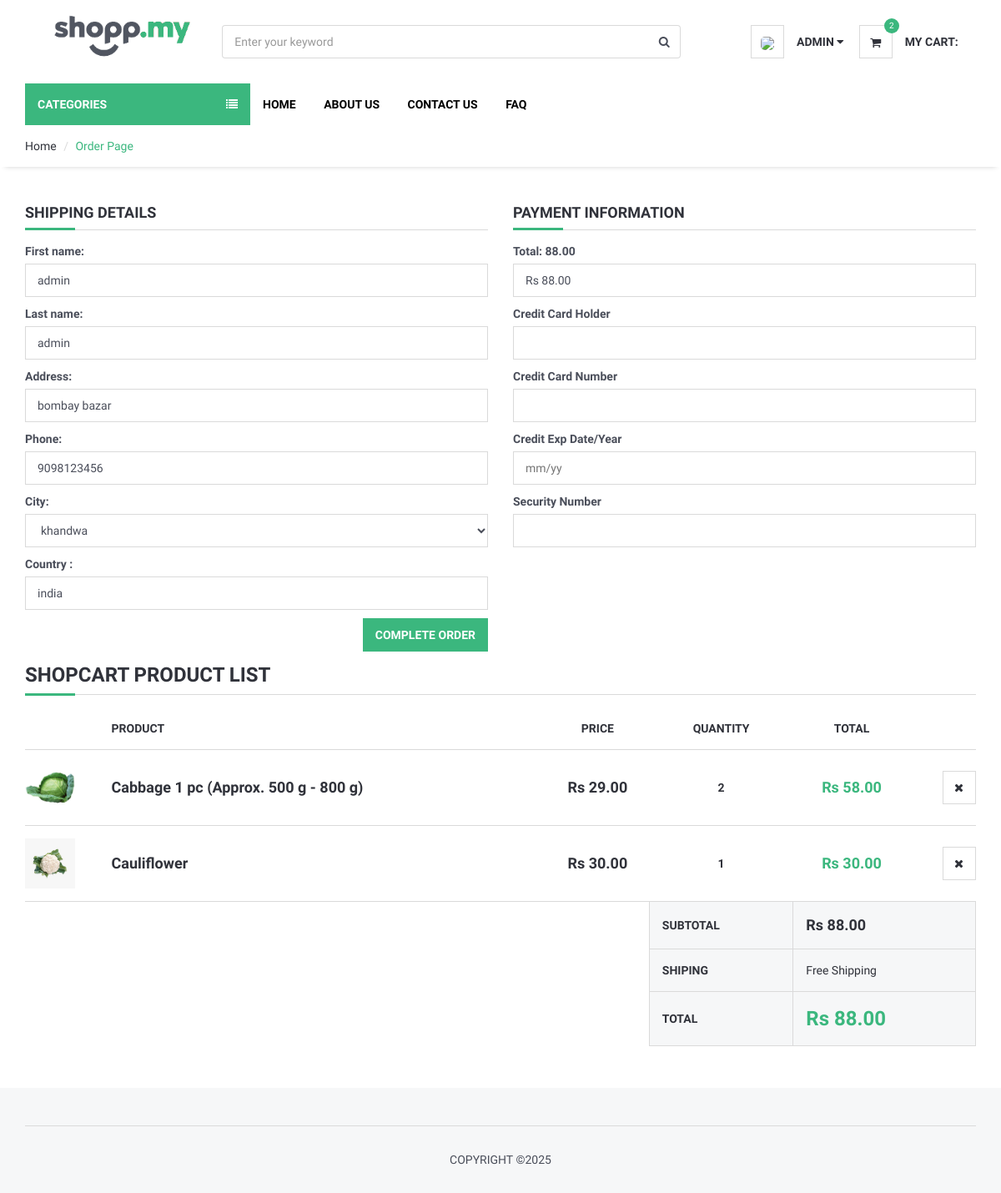
Page /order/orderproduct/ (signed in) on the committed database.
### user/models.py (models this page shows, shortened)
class UserProfile(models.Model):
    user = models.OneToOneField(User, on_delete=models.CASCADE)
    phone = models.CharField(blank=True, max_length=20)
    address = models.CharField(blank=True, max_length=150)
    city = models.CharField(blank=True, max_length=20)
    country = models.CharField(blank=True, max_length=50)
    image = models.ImageField(blank=True, upload_to='images/users/')
    language = models.ForeignKey(Language, on_delete=models.CASCADE, null=True,blank=True)
    currency = models.ForeignKey(Currency, on_delete=models.CASCADE, null=True,blank=True)
    def image_tag(self):
        return mark_safe('<img src="{}" height="50"/>'.format(self.image.url))
    image_tag.short_description = 'Image'

### order/models.py (models this page shows, shortened)
class ShopCart(models.Model):
    user = models.ForeignKey(User, on_delete=models.SET_NULL, null=True)
    product = models.ForeignKey(Product, on_delete=models.SET_NULL, null=True)
    variant = models.ForeignKey(Variants, on_delete=models.SET_NULL,blank=True, null=True) # relation with varinat
    quantity = models.IntegerField()
    @property
    def amount(self):
        return (self.quantity * self.product.price)

### product/models.py (models this page shows, shortened)
class Product(models.Model):
    STATUS = (
        ('True', 'True'),
        ('False', 'False'),
    )
    VARIANTS = (
        ('None', 'None'),
        ('Size', 'Size'),
        ('Color', 'Color'),
        ('Size-Color', 'Size-Color'),
    )
    category = models.ForeignKey(Category, on_delete=models.CASCADE) #many to one relation with Category
    title = models.CharField(max_length=150)
    keywords = models.CharField(max_length=255)
    description = models.TextField(max_length=255)
    image=models.ImageField(upload_to='images/',null=False)
    price = models.DecimalField(max_digits=12, decimal_places=2,default=0)
    amount=models.IntegerField(default=0)
    minamount=models.IntegerField(default=3)
    variant=models.CharField(max_length=10,choices=VARIANTS, default='None')
    detail=RichTextUploadingField()
    slug = models.SlugField(null=False, unique=True)
    status=models.CharField(max_length=10,choices=STATUS)
    create_at=models.DateTimeField(auto_now_add=True)
    update_at=models.DateTimeField(auto_now=True)
    def __str__(self):
        return self.title

### order/views.py (the view, shortened to what this page needs)
# urls.py: path('orderproduct/', views.orderproduct, name='orderproduct'),
def orderproduct(request):
    category = Category.objects.all()
    current_user = request.user
    shopcart = ShopCart.objects.filter(user_id=current_user.id)
    total = 0
    for rs in shopcart:
        if rs.product.variant == "None":
            total += rs.product.price * rs.quantity
        else:
            total += rs.variant.price * rs.quantity
    form = OrderForm()
    profile = UserProfile.objects.get(user_id=current_user.id)
    context = {
        "shopcart": shopcart,
        "category": category,
        "total": total,
        "form": form,
        "profile": profile,
    }
    return render(request, "Order_Form.html", context)

### order/templates/Order_Form.html (shortened to what this page needs)
{% extends 'homebase.html' %}
{% load currency %}
{% block sidebar %} {% include 'sidebar.html' %} {% endblock %}
{% block body %}
    <div id="breadcrumb">
        <div class="container">
            <ul class="breadcrumb">
                <li><a href="{% url 'home' %}">Home</a></li>
                <li class="active">Order Page</li>
            </ul>
        </div>
    </div>
    <div class="section">
        <div class="container">
            <div  class="row">
                <Form action="" method="post">
                    <div class="col-md-6">
                        <div class="billing-details">
                            <div class="section-title">
                                <h4 class="title">Shipping Details</h4>
                            </div>
                            <p><label for="id_first_name">First name:</label>
                                <input type="text" name="first_name"  value="{{ user.first_name }}" class="input" maxlength="10" required id="id_first_name"></p>
                            <p><label for="id_last_name">Last name:</label>
                                <input type="text" name="last_name"  value="{{ user.last_name }}" class="input" maxlength="10" required id="id_last_name"></p>
                            <p><label for="id_address">Address:</label>
                                <input type="text" name="address" value="{{ profile.address }}" class="input" maxlength="150" id="id_address"></p>
                            <p><label for="id_phone">Phone:</label>
                                <input type="text" name="phone"  value="{{ profile.phone }}"  class="input" maxlength="20" id="id_phone"></p>
                            <p><label for="id_city">City:</label>
                                <select name="city" class="input" id="id_city">
                                    <option value="{{ profile.city }}" selected>{{ profile.city }}</option>
                                </select></p>
                            <p><label for="id_first_name">Country :</label>
                                <input type="text" name="country" class="input" id="id_country" value="{{ profile.country }}"></p>
                            <div class="pull-right">
                                <button  type="submit" class="primary-btn">Complete Order</button>
                            </div>
                        </div>
                    </div>
                    <div class="col-md-6">
                        <div class="shiping-methods">
                            <div class="section-title">
                                <h4 class="title">Payment Information</h4>
                            </div>
                            <p><label for="id_first_name">Total: {{ total }}  </label>
                                <input type="text" name="total" class="input" readonly value="{{ request.session.currency }} {{ total|currency:request.session.currency }} "></p>
                            <p><label for="id_first_name">Credit Card Holder</label>
                                <input type="text" name="holder" class="input"  value=""></p>
                            <p><label for="id_first_name">Credit Card Number</label>
                                <input type="text" name="number" class="input"  value=""></p>
                            <p><label for="id_first_name">Credit Exp Date/Year</label>
                                <input type="text" name="ecpdate" class="input"  placeholder="mm/yy"></p>
                            <p><label for="id_first_name">Security Number</label>
                                <input type="text" name="secnumber" class="input"  value=""></p>
                        </div>
                    </div>
                </Form>
                <div class="col-md-12">
                    <div class="order-summary clearfix">
                        <div class="section-title">
                            <h3 class="title">Shopcart Product List</h3>
                        </div>
                                                <table class="shopping-cart-table table">
                            <thead>
                            <tr>
                                <th></th>
                                <th>Product</th>
                                <th class="text-center">Price</th>
                                <th class="text-center">Quantity</th>
                                <th class="text-center">Total</th>
                                <th class="text-right"></th>
                            </tr>
                            </thead>
                            <tbody>
                            {% for rs in shopcart %}
                                <tr>
                                    <td class="thumb">
                                        {% if rs.variant.image_id  > 0 %}
                                            <img src="{{rs.variant.image }}" alt="">
                                        {% else %}
                                            <img src="{{rs.product.image.url}}" alt="">
                                        {% endif %}
                                    </td>
                                    <td class="details">
                                        <a href="/en/product/{{ rs.product.id }}/{{ rs.product.slug }}">{{rs.product}} {{ rs.variant.size }} {{ rs.variant.color }}</a>  </td>
                                    <td class="price text-center"><strong>
                                        {% if rs.product.variant == 'None' %}
                                            {{ request.session.currency }}  {{ rs.product.price|currency:request.session.currency }}
                                        {% else %}
                                            {{ request.session.currency }} {{ rs.variant.price|currency:request.session.currency }}
                                        {% endif %}
                                    </strong></td>
                                    <td class="qty text-center"><strong>{{rs.quantity}}</strong></td>
                                    <td class="total text-center"><strong class="primary-color">
                                        {% if rs.product.variant == 'None' %}
                                        {{ request.session.currency }} {{ rs.amount|currency:request.session.currency }}
                                        {% else %}
                                        {{ request.session.currency }} {{ rs.varamount|currency:request.session.currency }}
                                        {% endif %}
                                    </strong></td>
                                    <td class="text-right"><a href="/en/order/deletefromcart/{{ rs.id }}" onclick="return confirm('Delete ! Are you sure?')" class="main-btn icon-btn"><i class="fa fa-close"></i></a></td>
                                </tr>
                            {% endfor %}
                            </tbody>
                            <tfoot>
                            <tr>
                                <th class="empty" colspan="3"></th>
                                <th>SUBTOTAL</th>
                                <th colspan="2" class="sub-total">{{ request.session.currency }} {{ total|currency:request.session.currency }} </th>
                            </tr>
                            <tr>
                                <th class="empty" colspan="3"></th>
                                <th>SHIPING</th>
                                <td colspan="2">Free Shipping</td>
                            </tr>
                            <tr>
                                <th class="empty" colspan="3"></th>
                                <th>TOTAL</th>
                                <th colspan="2" class="total">{{ request.session.currency }} {{ total|currency:request.session.currency }} </th>
                            </tr>
                            </tfoot>
                        </table>
                    </div>
                </div>
            </div>
        </div>
    </div>
{% endblock %}

### home/templates/header.html (shortened to what this page needs)
{% load static %}
{% load i18n %}
{% load currency %}
<header>
    <div id="header">
        <div class="container">
            <div class="col-md-9">
                <div class="header-logo col-md-3">
                    <a class="logo" href="{% url 'home' %}">
                        <img src="{% static '' %}img/logo.png" alt="">
                    </a>
                </div>
                <div class="header-search col-md-8">
                    <form action="/search/" method="post">
                        <input id="query"
                               name="query"
                               class="input search-input form-control"
                               type="text"
                               placeholder="Enter your keyword">
                        <button class="search-btn">
                            <i class="fa fa-search"></i>
                        </button>
                    </form>
                </div>
            </div>
            <div class="col-md-3">
                <ul class="header-btns">
                    <li class="header-account dropdown default-dropdown">
                        {% if user.id is not None %}
                            <div class="dropdown-toggle"
                                 role="button"
                                 data-toggle="dropdown"
                                 aria-expanded="true">
                                <div class="header-btns-icon">
                                    <img src="{{ request.session.userimage }}"
                                         style="height: 30px; border-radius: 30%">
                                </div>
                                <strong class="text-uppercase" style="margin-top: 10px;display: inline-block;">{{ user.first_name }} <i class="fa fa-caret-down"></i></strong>
                            </div>
                        {% else %}
                            <a href="{% url 'login' %}" class="text-uppercase">Login</a> / <a href="{% url 'signup' %}" class="text-uppercase">Sign Up</a>
                        {% endif %}
                    </li>
                    <li class="header-cart dropdown default-dropdown">
                        <a href="{% url 'shopcart' %}">
                            <div class="header-btns-icon">
                                <i class="fa fa-shopping-cart"></i>
                                {% load myapptags %}
                                {% shopcartcount user.id as count %}
                                <span class="qty">{{ count }}</span>
                            </div>
                            <strong class="text-uppercase" style="margin-top: 10px;display: inline-block;">{% trans "My Cart:" %}</strong>
                            <br>
                        </a>
                    </li>
                </ul>
            </div>
        </div>
    </div>
</header>

### rows in the picture
UserProfile: address "bombay bazar", phone "9098123456", city "khandwa", country "india"
ShopCart: product.image (picture), product "Cabbage 1 pc (Approx. 500 g - 800 g)", session.currency "Rs", product.price "29.00", quantity "2", amount "58.00"
ShopCart: product.image (picture), product "Cauliflower", session.currency "Rs", product.price "30.00", quantity "1", amount "30.00"

### other values in the picture
{{ user.first_name }} "ADMIN"
{{ count }} "2"
{{ total }} "88.00"
{{ request.session.currency }} "Rs"
{{ total|currency:request.session.currency }} "88.00"
